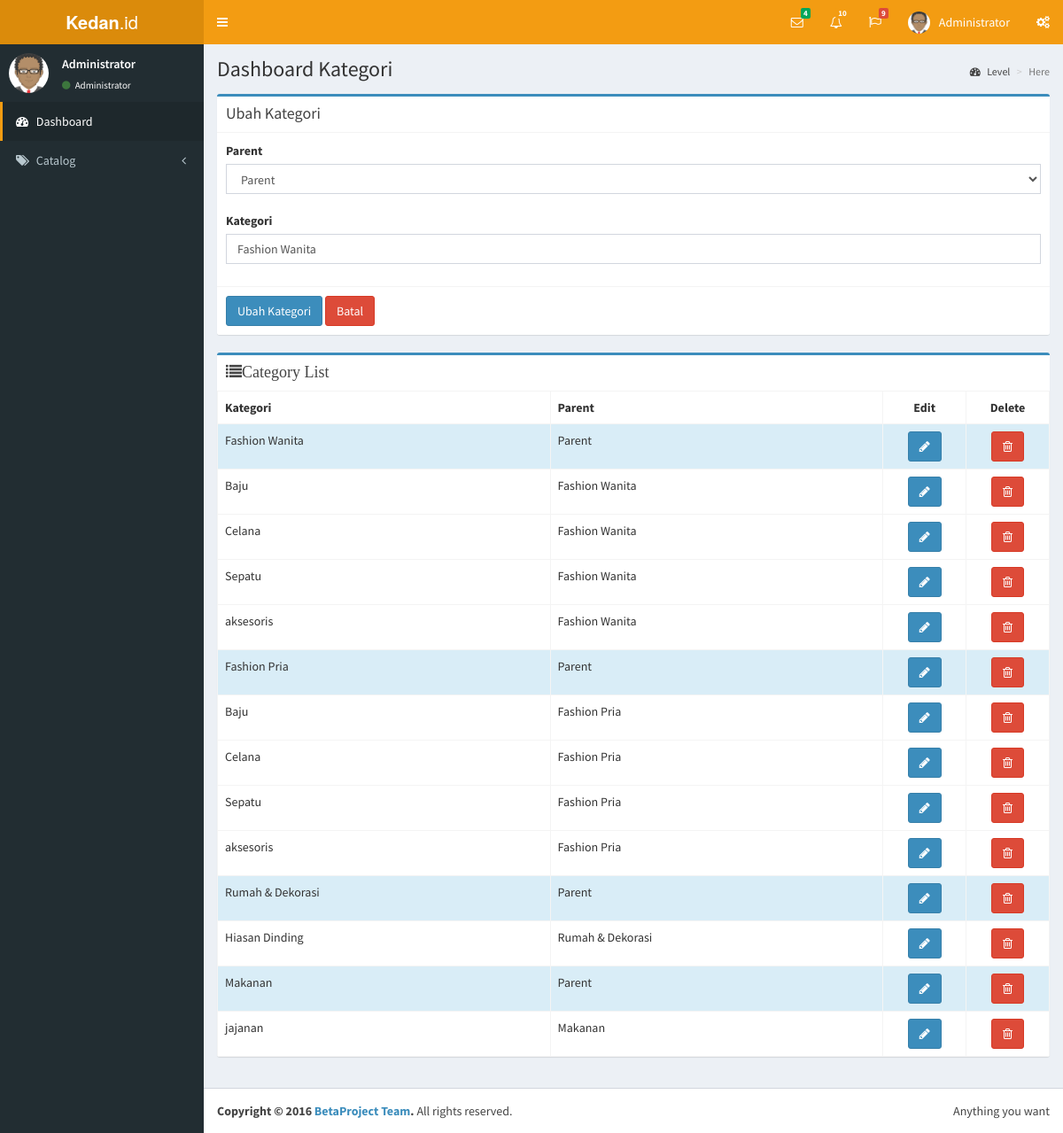
/admin/kategori.php?edit=1, run on the app's committed database.
### tables this page shows
CREATE TABLE `kategori` (
  `id_kategori` int(11) NOT NULL,
  `nm_kategori` varchar(255) NOT NULL,
  `parent` int(11) NOT NULL DEFAULT '0'
);

### helpers/helper.php (called while the page is built, shortened)
<?php
function sanitize($dirty){
	return htmlentities($dirty, ENT_QUOTES, "UTF-8");
}
?>

### admin/kategori.php (the view, shortened to what this page needs)
<?php
require_once $_SERVER['DOCUMENT_ROOT'].'/kedan/includes/koneksi.php';
include 'includes/head.php';
include 'includes/header.php';
include 'includes/nav.php';
$kategori = '';
$post_parent = '';
if(isset($_GET['edit']) && !empty($_GET['edit'])){
	$edit_id = (int)$_GET['edit'];
	$edit_id = sanitize($edit_id);
	$edit_sql = "SELECT * FROM kategori WHERE id_kategori = '$edit_id'";
	$edit_result = $db->query($edit_sql);
	$edit_kategori = mysqli_fetch_assoc($edit_result);
}
		$display = display_errors($errors); ?>
	<?php
$kategori_value = '';
$parent_value = 0;
if(isset($_GET['edit'])){
	$kategori_value = $edit_kategori['nm_kategori'];
	$parent_value = $edit_kategori['parent'];
}
else{
	if(isset($_POST)){
		$kategori_value =  $kategori;
		$parent_value = $post_parent;
	}
}
?>
<div class="content-wrapper">
	<section class="content-header">
	 	<h1>Dashboard Kategori</h1>
	  	<ol class="breadcrumb">
	 		<li><a href="#"><i class="fa fa-dashboard"></i> Level</a></li>
	    	<li class="active">Here</li>
	  	</ol>
	</section>
	<section class="content">
		<div class="box box-primary">
			<div class="box-header with-border">
				<h3 class="box-title"><?= ((isset($_GET['edit']))?'Ubah':'Tambahkan');  ?> Kategori</h3>
			</div>
			<form role="form" action="kategori.php<?=((isset($_GET['edit']))?'?edit='.$edit_id :''); ?>" method="post">
				<div class="box-body">
					<div class="form-group">
						<label for="parent">Parent</label>
						<select class="form-control" name="parent" id="parent">
							<option value="0"<?=(($parent_value == 0)?'selected="selected"':'');?>>Parent</option>
						</select><br>
						<label for="kategori">Kategori</label>
						<input type="text"  name="kategori" id="kategori" class="form-control" value="<?=$kategori_value; ?>">
					</div>
				</div>
				<div class="box-footer">
					<input type="submit" value="<?=((isset($_GET['edit']))?'Ubah':'Tambah');?> Kategori" class="btn btn-primary">
					<?php if(isset($_GET['edit'])): ?>
						<a href="kategori.php" class="btn btn-danger">Batal</a>
					<?php endif; ?>
				</div>
			</form>
		</div>
		<div class="row">
			<div class="col-xs-12">
				<div class="box box-primary">
					<div class="box-header">
						<h2 class="box-title"><i class="fa fa-list">Category List</i></h2>
					</div>
					<div class="box-body table-responsive no-padding">
						<table class="table table-hover table-bordered table-auto">
							<tr>
								<th>Kategori</th>
								<th>Parent</th>
								<th class="text-center" style="width: 10%;">Edit</th>
								<th class="text-center" style="width: 10%;">Delete</th>
							</tr>
							<?php
							$sql = "SELECT * FROM kategori WHERE parent = 0";
							$result = $db->query($sql);
							while($parent = mysqli_fetch_assoc($result)):
								$parent_id = (int)$parent['id_kategori'];
								$sql2 = "SELECT * FROM kategori WHERE parent = '$parent_id'";
								$cresult = $db->query($sql2);
							?>
								<tr class="bg-info">
									<td><?=$parent['nm_kategori']; ?></td>
									<td>Parent</td>
									<td class="text-center"><a href="kategori.php?edit=<?=$parent['id_kategori']; ?>" class="btn tbn-xs btn-primary"><i class="fa fa-pencil"></i></a></td>
									<td class="text-center"><a href="kategori.php?delete=<?=$parent['id_kategori']; ?>" class="btn tbn-xs btn-danger"><i class="fa fa-trash-o"></i></a></td>
								</tr>
								<?php while($child = mysqli_fetch_assoc($cresult)): ?>
									<tr>
										<td><?=$child['nm_kategori']; ?></td>
										<td><?=$parent['nm_kategori'];  ?></td>
										<td class="text-center"><a href="kategori.php?edit=<?=$child['id_kategori']; ?>" class="btn tbn-xs btn-primary"><i class="fa fa-pencil"></i></a></td>
										<td class="text-center"><a href="kategori.php?delete=<?=$child['id_kategori']; ?>" class="btn tbn-xs btn-danger"><i class="fa fa-trash-o"></i></a></td>
									</tr>
								<?php endwhile; ?>
							<?php endwhile; ?>
						</table>
					</div>
				</div>
			</div>
		</div>
	</section>
</div>
<?php
include 'includes/footer.php';
?>

### data on the page
kategori: parent "Parent", kategori "Fashion Wanita", nm_kategori "Fashion Wanita"
kategori: nm_kategori "Baju"
kategori: nm_kategori "Celana"
kategori: nm_kategori "Sepatu"
kategori: nm_kategori "aksesoris"
kategori: nm_kategori "Fashion Pria"
kategori: nm_kategori "Baju"
kategori: nm_kategori "Celana"
kategori: nm_kategori "Sepatu"
kategori: nm_kategori "aksesoris"
kategori: nm_kategori "Rumah & Dekorasi"
kategori: nm_kategori "Hiasan Dinding"
kategori: nm_kategori "Makanan"
kategori: nm_kategori "jajanan"
